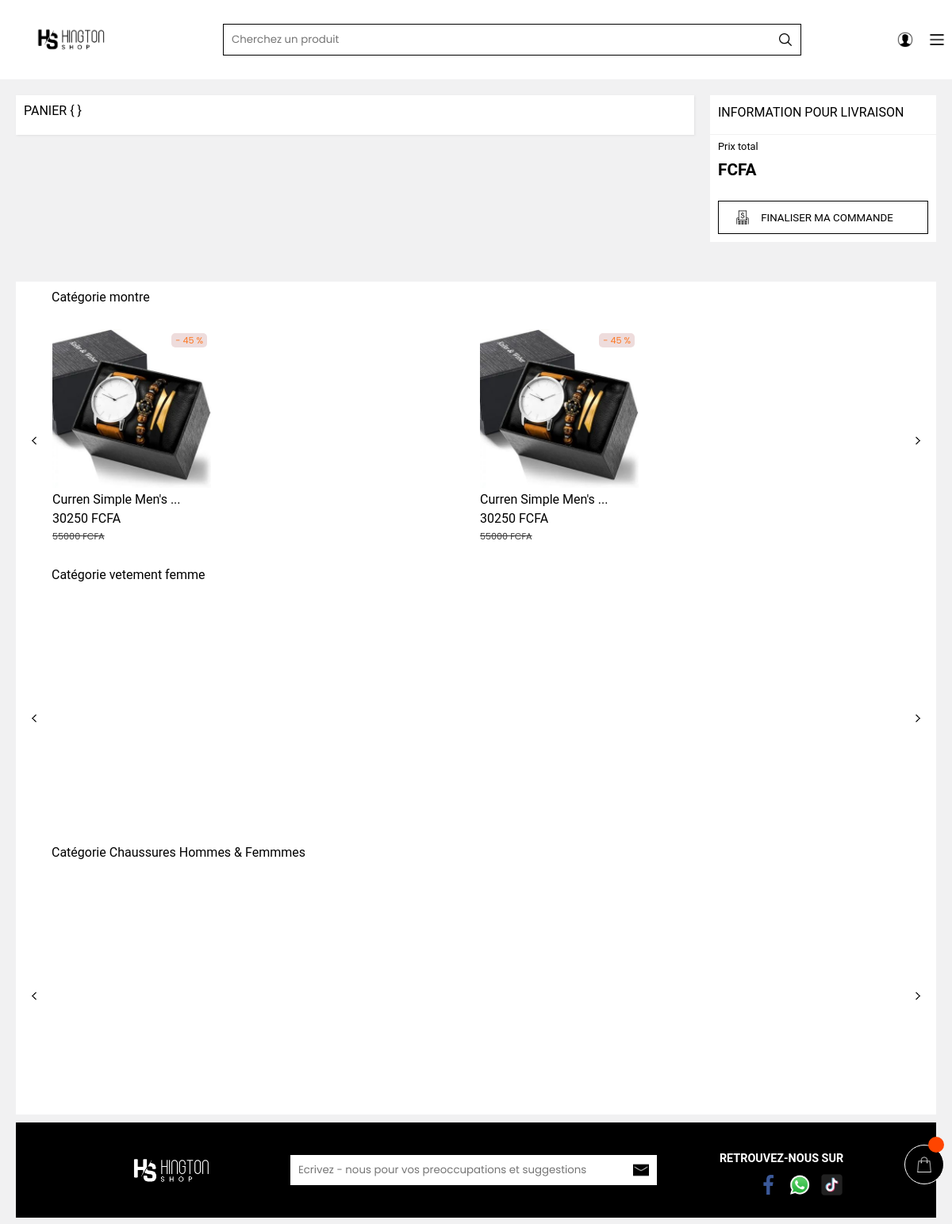
/monpanierls, run on the app's committed database.
### app.py (models this page shows, shortened)
class Ajouter(db.Model):
    id = db.Column(db.Integer, primary_key = True)
    nom = db.Column(db.String(500), unique = False , nullable = False)
    description = db.Column(db.String(500), unique = False , nullable = False)
    liens = db.Column(db.String(500), unique = False , nullable = False)
    prix = db.Column(db.String(500), unique = False , nullable = False)
    porce = db.Column(db.String(500), unique = False , nullable = False)
    porceprix = db.Column(db.String(500), unique = False , nullable = False)
    categorie = db.Column(db.String(500), unique = False , nullable = False)
    image = db.Column(db.String(500), unique = True , nullable = False)
    twoimage = db.Column(db.String(500), unique = False , nullable = False)
    threeimage = db.Column(db.String(500), unique = False , nullable = False)
    forimage = db.Column(db.String(500), unique = False , nullable = False)
    xs = db.Column(db.String(500), unique = False , nullable = False)
    s = db.Column(db.String(500), unique = False , nullable = False)
    m = db.Column(db.String(500), unique = False , nullable = False)
    l = db.Column(db.String(500), unique = False , nullable = False)
    xl = db.Column(db.String(500), unique = False , nullable = False)
    xxl = db.Column(db.String(500), unique = False , nullable = False)
    rouge = db.Column(db.String(500), unique = False , nullable = False)
    blanc = db.Column(db.String(500), unique = False , nullable = False)
    noir = db.Column(db.String(500), unique = False , nullable = False)
    jaune = db.Column(db.String(500), unique = False , nullable = False)
    vert = db.Column(db.String(500), unique = False , nullable = False)
    orange = db.Column(db.String(500), unique = False , nullable = False)
    bleu = db.Column(db.String(500), unique = False , nullable = False)
    rose = db.Column(db.String(500), unique = False , nullable = False)
    marron = db.Column(db.String(500), unique = False , nullable = False)
    violet = db.Column(db.String(500), unique = False , nullable = False)
    gris = db.Column(db.String(500), unique = False , nullable = False)
    tranwite = db.Column(db.String(500), unique = False , nullable = False)
    tranneuf = db.Column(db.String(500), unique = False , nullable = False)
    karente = db.Column(db.String(500), unique = False , nullable = False)
    tranwiteun = db.Column(db.String(500), unique = False , nullable = False)
    tranwitedeux = db.Column(db.String(500), unique = False , nullable = False)
    tranwitrois = db.Column(db.String(500), unique = False , nullable = False)
    tranwitekate = db.Column(db.String(500), unique = False , nullable = False)
    xslet = db.Column(db.String(500), unique = False , nullable = False)
    slet = db.Column(db.String(500), unique = False , nullable = False)
    mlet = db.Column(db.String(500), unique = False , nullable = False)
    llet = db.Column(db.String(500), unique = False , nullable = False)
    xllet = db.Column(db.String(500), unique = False , nullable = False)
    xxllet = db.Column(db.String(500), unique = False , nullable = False)
    tranwitelet = db.Column(db.String(500), unique = False , nullable = False)
    tranneuflet = db.Column(db.String(500), unique = False , nullable = False)
    karentelet = db.Column(db.String(500), unique = False , nullable = False)
    tranwiteunlet = db.Column(db.String(500), unique = False , nullable = False)
    tranwitedeuxlet = db.Column(db.String(500), unique = False , nullable = False)
    tranwitroislet = db.Column(db.String(500), unique = False , nullable = False)
    tranwitekatelet = db.Column(db.String(500), unique = False , nullable = False)
    quantit = db.Column(db.String(500), unique = False , nullable = False)
    stat = db.Column(db.String(500), unique = False , nullable = False)

### app.py (the view)
@app.route('/monpanierls')
def monpanierls():
    gdhsuud = "data"
    conueww = len(gdhsuud)
    eudeyyt = Profil.query.all()
    catefemme = []
    montre = []
    chaussure = []
    tout = Ajouter.query.all()
    commenta = []
    articeldd = []
    recupe = Comment.query.all()
    for i in recupe:
        commenta.append(i)
    for i in eudeyyt:
        articeldd.append(i)
    for i in tout:
        if i.categorie == "VetementFemme" :
            catefemme.append(i)
        if i.categorie == "Montre" :
            montre.append(i)
        if i.categorie == "chaussure" :
            chaussure.append(i)
    if len(catefemme)>10 :
        catefemme = catefemme[:10]
    if len(montre) >10 :
        montre = montre[:10]
    if len(chaussure) >10 :
        chaussure = chaussure[:10]
    if len(commenta) > 1:
        print(commenta[0].mail)
    return render_template("panierls.html",commenta=commenta,conueww=conueww,gdhsuud=gdhsuud,catefemme=catefemme,montre=montre,chaussure=chaussure)

### templates/panierls.html (shortened to what this page needs)
<!DOCTYPE html>
<html lang="en">
<head>
    <link rel="stylesheet" href="/static/CSS/panierse.css">
</head>
<body>
    <a href="/monpanierls">
        <div class="marcher">
            <img src="{{url_for('static', filename='IMAGE/panier.png')}}" style="filter: invert();" width="20px" alt="">
            <div class="rondquant">
            </div>
        </div>
    </a>
    <header>
        <div class="hedaf">
            <div class="logo">
                <a href="/" class="tete" style="padding-top: 10px;">
                    <img src="{{url_for('static',filename='IMAGE/hinglogo.png')}}" width="150px"  alt="">
                </a>
            </div>
            <div class="recherche">
                <form action="/mesrecherches" method="post" id="hjdsd">
                    <input type="text" name="recher" id="" placeholder="Cherchez un produit">
                    <button type="submit" ><div class="imsdghde" >
                        <img src="{{url_for('static', filename='IMAGE/recdgdg.png')}}"  width="20px" alt="" >
                    </div></button>
                </form>
            </div>
            <div class="menu">
                <a href="/pre/monprofil" class="menuaze" >
                    <img src="{{url_for('static', filename='IMAGE/pppp.png')}}"  width="20px" alt="" >
                </a>
                <img src="{{url_for('static', filename='IMAGE/menu.png')}}"  width="20px" alt="" id="hdhdj">
            </div>
        </div>
    </header>
    <div class="monpsjf">
        <div class="monpsjf1">
            <div class="meselele">
                <div class="jjhfsdf">
                    <p style="font-family: Roboto, -apple-system, BlinkMacSystemFont, Segoe UI, Helvetica Neue, Arial, sans-serif;padding-top: 10px;color: black;padding-left: 10px;">PANIER { }</p>
                </div>
            </div>
            <div class="meselele1">
                <div class="jdidsedf">
                    <p style="font-family: Roboto, -apple-system, BlinkMacSystemFont, Segoe UI, Helvetica Neue, Arial, sans-serif;padding-top: 5px;color: black;">INFORMATION POUR LIVRAISON</p>
                </div>
                <div class="jdidsed2">
                    <p style="font-family: Roboto, -apple-system, BlinkMacSystemFont, Segoe UI, Helvetica Neue, Arial, sans-serif;color: black;font-size: 0.8rem;" >Prix total</p>
                    <p style="font-family: Roboto, -apple-system, BlinkMacSystemFont, Segoe UI, Helvetica Neue, Arial, sans-serif;padding-top: 10px;color: black;font-weight: bolder;font-size: 1.3rem;" > FCFA</p>
                </div>
                <div class="jdidsed2">
                    <form action="commandeznow" method="post"  class="uufw" style="background-color: rgba(170, 170, 170, 0.289);width: 100%;margin-top: 10px;border: 1px solid black;">
                        <button type="submit" style="font-family: Roboto, -apple-system, BlinkMacSystemFont, Segoe UI, Helvetica Neue, Arial, sans-serif;color: black;color: black;display: flex;align-items: center;justify-content: center;background-color: white;"><img src="{{url_for('static', filename='IMAGE/payerdd.png')}}" id="ppmpm" width="20px" alt="" >FINALISER MA COMMANDE</button>
                    </form>
                </div>
            </div>
        </div>
    </div>
<div class="jjhfsdf54">
    <div class="jdudu">
        <p class="romodd" style="font-family: Roboto, -apple-system, BlinkMacSystemFont, Segoe UI, Helvetica Neue, Arial, sans-serif;padding-top: 10px;color: black;padding-left: 25px;"><a href="/montre" style="font-family: Roboto, -apple-system, BlinkMacSystemFont, Segoe UI, Helvetica Neue, Arial, sans-serif;color: black;text-decoration: none;padding-left: 20px;">Catégorie montre</a> </p>
    </div>
</div>
<div class="listedeselements">
    <div class="grsgjd">
        <div class="flevdh1">
            <img src="{{url_for('static', filename='IMAGE/sup.png')}}"  width="15px" alt="" >
        </div>
        <div class="listedeselements1">
            {% for i in montre %}
            {% if i.stat == "vrai" %}
            <a href="/montredetls/{{i.id}}">
                <div class="uneldd">
                    <div class="imahhd">
                        <img id="image" src="{{url_for('static', filename='uploads/' + i.image)}}" width="100%"
                                height="100%" alt="Image principale"
                                onerror="this.onerror=null;this.src='static/IMAGE/nnssd.jpg';">
                        <div class="reghd">
                            {% if i.porce != "0" %}
                            <p style="color: rgba(255, 102, 0, 0.865);font-size: 0.7rem;padding-left: 5px;padding-right: 5px;">- {{i.porce}} %</p>
                            {% endif %}
                        </div>
                    </div>
                    <p class="palhde" style="font-family: Roboto, -apple-system, BlinkMacSystemFont, Segoe UI, Helvetica Neue, Arial, sans-serif;padding-top: 5px;color: black;font-size: 1rem;">{{i.nom[:20:]}} ...</p>
                    <p style="font-family: Roboto, -apple-system, BlinkMacSystemFont, Segoe UI, Helvetica Neue, Arial, sans-serif;padding-top: 5px;color: black;">{{i.porceprix}} FCFA</p>
                    <p style="font-family: Roboto, -apple-system, BlinkMacSystemFont, Segoe UI, Helvetica Neue, Arial, sans-serif;font-size: 0.7rem;padding-top: 5px;color: rgb(53, 53, 53);"><s>{{i.prix}} FCFA</s></p>
                </div>
            </a>
            {% endif %}
            {% endfor %}
            {% if not montre[5] %}
            {% for i in montre %}
            {% if i.stat == "vrai" %}
            <a href="/montredetls/{{i.id}}">
                <div class="uneldd">
                    <div class="imahhd">
                        <img id="image" src="{{url_for('static', filename='uploads/' + i.image)}}" width="100%"
                                height="100%" alt="Image principale"
                                onerror="this.onerror=null;this.src='static/IMAGE/nnssd.jpg';">
                        <div class="reghd">
                            {% if i.porce != "0" %}
                            {% if i.porce != "0" %}
                            <p style="color: rgba(255, 102, 0, 0.865);font-size: 0.7rem;padding-left: 5px;padding-right: 5px;">- {{i.porce}} %</p>
                            {% endif %}
                            {% endif %}
                        </div>
                    </div>
                    <p class="palhde" style="font-family: Roboto, -apple-system, BlinkMacSystemFont, Segoe UI, Helvetica Neue, Arial, sans-serif;padding-top: 5px;color: black;font-size: 1rem;">{{i.nom[:20:]}} ...</p>
                    <p style="font-family: Roboto, -apple-system, BlinkMacSystemFont, Segoe UI, Helvetica Neue, Arial, sans-serif;padding-top: 5px;color: black;">{{i.porceprix}} FCFA</p>
                    <p style="font-family: Roboto, -apple-system, BlinkMacSystemFont, Segoe UI, Helvetica Neue, Arial, sans-serif;font-size: 0.7rem;padding-top: 5px;color: rgb(53, 53, 53);"><s>{{i.prix}} FCFA</s></p>
                </div>
            </a>
            {% endif %}
            {% endfor %}
            {% endif %}
        </div>
        <div class="flevdh1">
            <img src="{{url_for('static', filename='IMAGE/inf.png')}}"  width="15px" alt="" >
        </div>
    </div>
</div>
<div class="jjhfsdf54">
    <div class="jdudu">
        <p class="romodd" style="font-family: Roboto, -apple-system, BlinkMacSystemFont, Segoe UI, Helvetica Neue, Arial, sans-serif;padding-top: 10px;color: black;padding-left: 25px;"><a href="/vente" style="font-family: Roboto, -apple-system, BlinkMacSystemFont, Segoe UI, Helvetica Neue, Arial, sans-serif;color: black;text-decoration: none;padding-left: 20px;">Catégorie vetement femme</a> </p>
    </div>
</div>
<div class="listedeselements">
    <div class="grsgjd">
        <div class="flevdh1">
            <img src="{{url_for('static', filename='IMAGE/sup.png')}}"  width="15px" alt="" >
        </div>
        <div class="listedeselements1">
        </div>
        <div class="flevdh1">
            <img src="{{url_for('static', filename='IMAGE/inf.png')}}"  width="15px" alt="" >
        </div>
    </div>
</div>
   <div class="jjhfsdf54">
    <div class="jdudu">
        <p class="romodd" style="font-family: Roboto, -apple-system, BlinkMacSystemFont, Segoe UI, Helvetica Neue, Arial, sans-serif;padding-top: 10px;color: black;padding-left: 25px;"><a href="/sac" style="font-family: Roboto, -apple-system, BlinkMacSystemFont, Segoe UI, Helvetica Neue, Arial, sans-serif;color: black;text-decoration: none;padding-left: 20px;">Catégorie Chaussures Hommes & Femmmes</a> </p>
    </div>
</div>
   <div class="listedeselements">
    <div class="grsgjd">
        <div class="flevdh1">
            <img src="{{url_for('static', filename='IMAGE/sup.png')}}"  width="15px" alt="" >
        </div>
        <div class="listedeselements1">
        </div>
        <div class="flevdh1">
            <img src="{{url_for('static', filename='IMAGE/inf.png')}}"  width="15px" alt="" >
        </div>
    </div>
</div>
<div class="insedfole">
    <footer id="foot" >
        <a href="/" id="head " style="padding-top: 20px;">
            <img src="{{url_for('static',filename='IMAGE/hinglogo.png')}}" style="filter: invert();" width="170px"  alt="">
        </a>
        <div class="recherche111" style="background-color: black;">
            <form action="/mesrechercheszq" method="post" id="hjdsd123">
                <input type="text" name="recher" id="" placeholder="Ecrivez - nous pour vos preoccupations et suggestions ">
                <button type="submit"><div class="imsdghde">
                    <img src="{{url_for('static', filename='IMAGE/emmqs.png')}}"  width="20px" alt="">
                </div></button>
            </form>
        </div>
        <div id="head " style="padding-top: 20px;padding-left: 20px;">
            <h1 style="color: white;font-size: 0.9rem;font-family: Roboto, -apple-system, BlinkMacSystemFont, Segoe UI, Helvetica Neue, Arial, sans-serif">RETROUVEZ-NOUS SUR</h1>
            <div class="zghdes">
                <a href="" class="hdsj">
                    <img src="{{url_for('static', filename='IMAGE/fza.png')}}"  width="25px" alt="">
                </a>
                <a href="" class="hdsj">
                    <img src="{{url_for('static', filename='IMAGE/wha.png')}}"  width="30px" alt="">
                </a>
                <a href="" class="hdsj">
                    <img src="{{url_for('static', filename='IMAGE/tikti.png')}}"  width="35px" alt="">
                </a>
            </div>
        </div>
    </footer>
</div>
</body>
</html>

### data on the page
Ajouter: image (picture), porce "45", nom "Curren Simple Men's", porceprix "30250", prix "55000"
